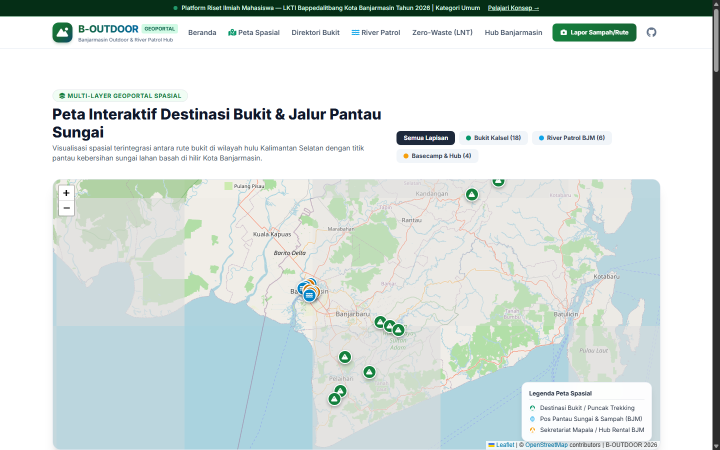
#> input picture img/screenshot_map.png, 1440 x 900 px, found by its file name (shown at 1/2 size)
$ python create_real_web_composite.py
#> lines starting #> are read from the running program, lines starting #| are printed output that depends on the picture
import os
from PIL import Image

IMG_DIR = r"c:\Users\Nor Anisa\Downloads\LOMBA SI\B-OUTDOOR\img"

# Load screenshots
map_im = Image.open(os.path.join(IMG_DIR, "screenshot_map.png")).convert("RGB")
#> map_im is the input picture: PIL image 1440x900 RGB; mean R, G, B 215.3, 225, 222.7
dir_im = Image.open(os.path.join(IMG_DIR, "screenshot_dir.png")).convert("RGB")
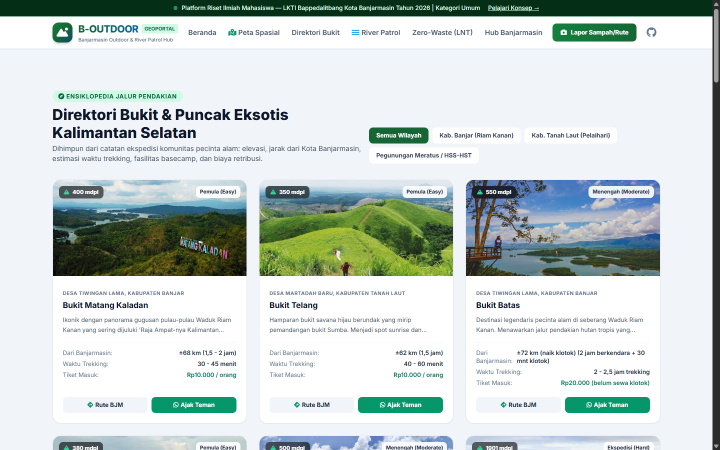
#> input picture img/screenshot_dir.png, 1440 x 900 px, found by its file name (shown at 1/2 size)
#> dir_im is the input picture: PIL image 1440x900 RGB; mean R, G, B 200.6, 210.8, 208

w, h = map_im.size # 1440 x 900
#> w = 1440; h = 900

# Crop map section (remove top announcement bar slightly, focus on header + map)
# y from 30 to 890
map_crop = map_im.crop((0, 32, w, 890))
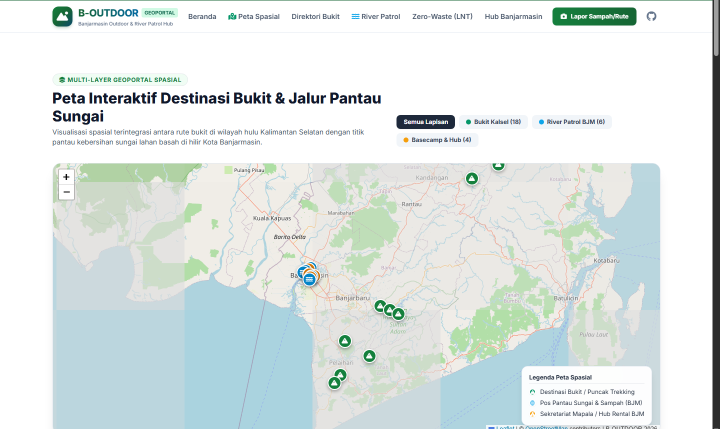
#> map_crop: PIL image 1440x858 RGB (shown at 1/2 size); mean R, G, B 222.8, 231.2, 229.7

# Crop dir section (remove top bar and focus on title + 3 cards)
dir_crop = dir_im.crop((0, 185, w, 790))
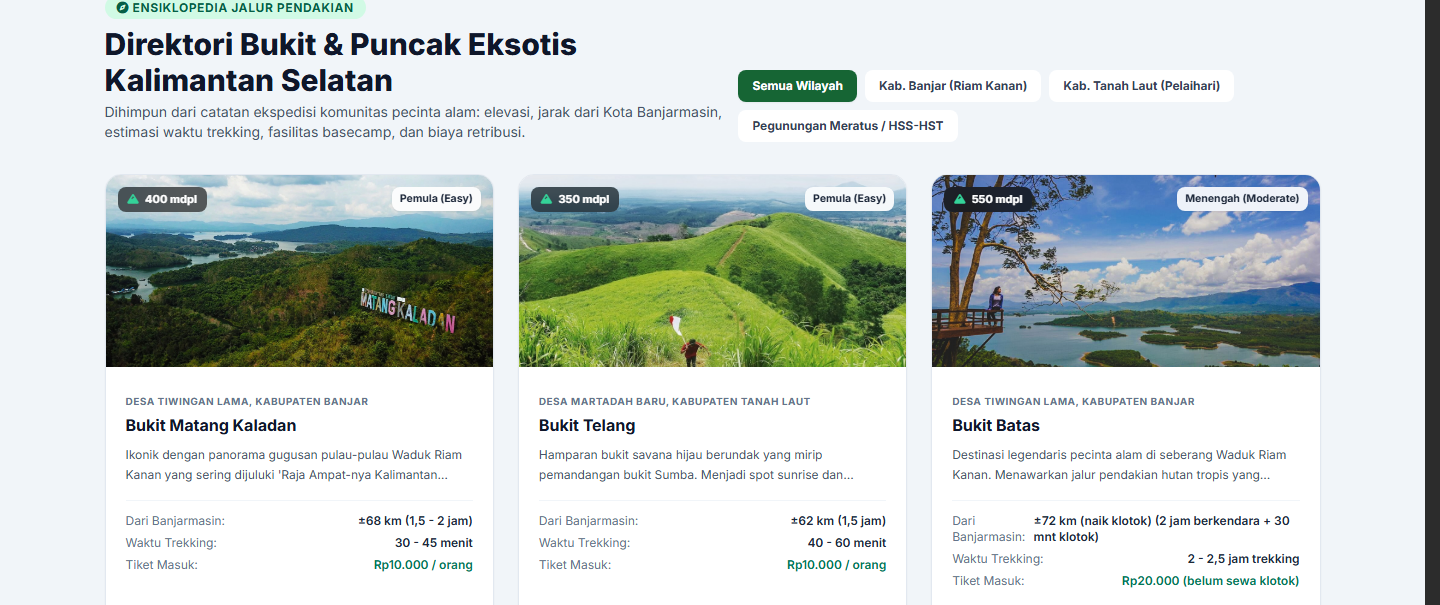
#> dir_crop: PIL image 1440x605 RGB; mean R, G, B 201.4, 209.2, 206.2

# Resize to standard width 1440
target_w = 1440
map_h = map_crop.size[1]
#> map_h = 858
dir_h = dir_crop.size[1]
#> dir_h = 605

total_h = map_h + dir_h + 30 # with separator
#> total_h = 1493

composite = Image.new("RGB", (target_w, total_h), "#ffffff")
#> composite: PIL image 1440x1493 RGB; every value is 255
composite.paste(map_crop, (0, 0))
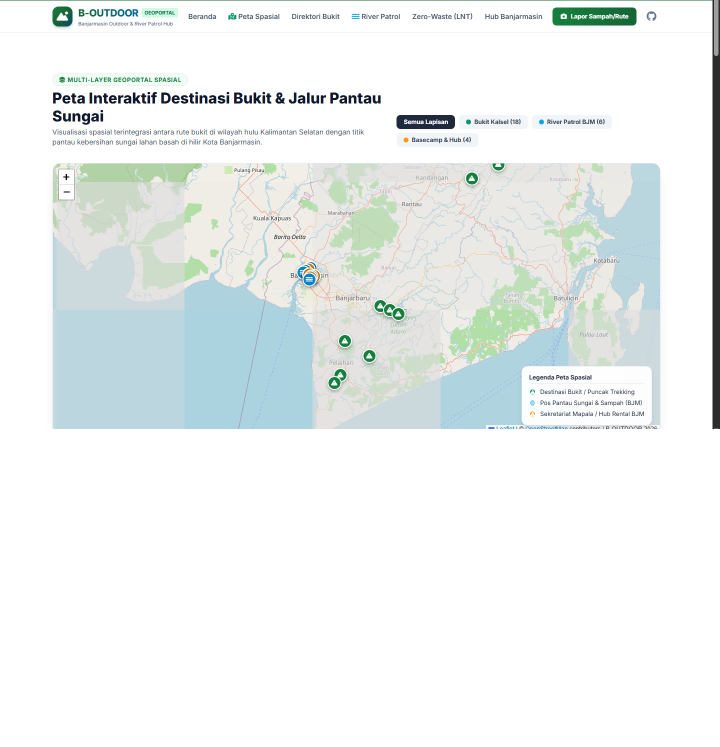
#> composite: PIL image 1440x1493 RGB (shown at 1/2 size); mean R, G, B 236.5, 241.3, 240.5
composite.paste(dir_crop, (0, map_h + 30))
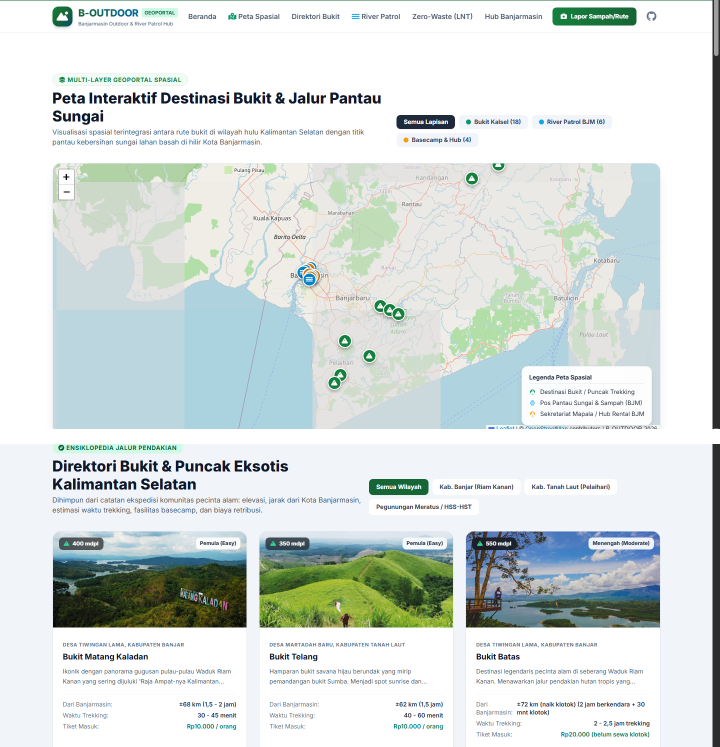
#> composite: PIL image 1440x1493 RGB (shown at 1/2 size); mean R, G, B 214.8, 222.8, 220.7

out_path = os.path.join(IMG_DIR, "fig_4_4_real_screenshot.png")
composite.save(out_path, format="PNG", optimize=True)
print(f"Created real website composite: {out_path} ({composite.size})")
#| Created real website composite: c:\Users\Nor Anisa\Downloads\LOMBA SI\B-OUTDOOR\img/fig_4_4_real_screenshot.png ((1440, 1493))
